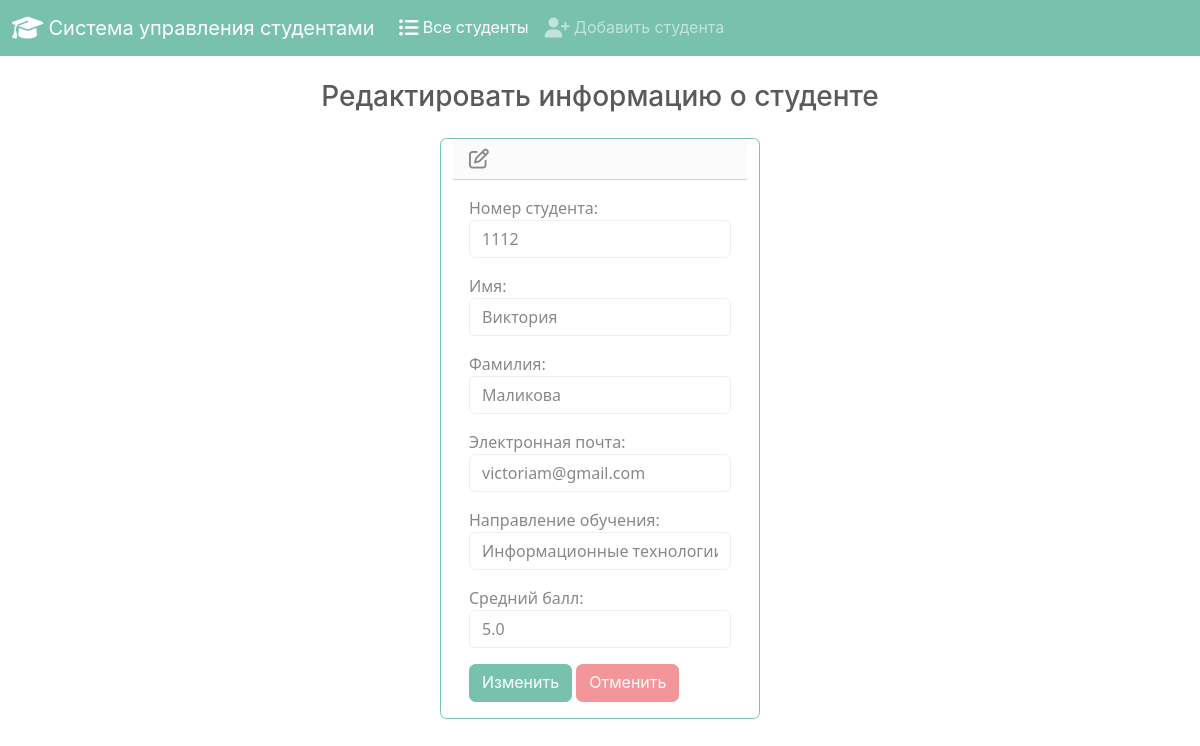
Page /edit/2/ on the committed database.
### students/models.py (models this page shows, shortened)
class Student(models.Model):
  student_number = models.PositiveIntegerField()
  first_name = models.CharField(max_length=50)
  last_name = models.CharField(max_length=50)
  email = models.EmailField(max_length=100)
  field_of_study = models.CharField(max_length=50)
  gpa = models.FloatField()

### students/views.py (the view)
# urls.py: path('edit/<int:id>/', views.edit, name='edit'),
def edit(request, id):
  if request.method == 'POST':
    student = Student.objects.get(pk=id)
    form = StudentForm(request.POST, instance=student)
    if form.is_valid():
      form.save()
      return render(request, 'students/edit.html', {
        'form': form,
        'success': True
      })
  else:
    student = Student.objects.get(pk=id)
    form = StudentForm(instance=student)
  return render(request, 'students/edit.html', {
    'form': form
  })

### students/forms.py
class StudentForm(forms.ModelForm):
  class Meta:
    model = Student
    fields = ['student_number', 'first_name', 'last_name', 'email', 'field_of_study', 'gpa']
    labels = {
      'student_number': 'Номер студента',
      'first_name': 'Имя',
      'last_name': 'Фамилия',
      'email': 'Электронная почта',
      'field_of_study': 'Направление обучения',
      'gpa': 'Средний балл'
    }
    widgets = {
      'student_number': forms.NumberInput(attrs={'class': 'form-control'}),
      'first_name': forms.TextInput(attrs={'class': 'form-control'}),
      'last_name': forms.TextInput(attrs={'class': 'form-control'}),
      'email': forms.EmailInput(attrs={'class': 'form-control'}),
      'field_of_study': forms.TextInput(attrs={'class': 'form-control'}),
      'gpa': forms.NumberInput(attrs={'class': 'form-control'}),
    }

### students/templates/students/edit.html (shortened to what this page needs)
{% extends "students/base.html" %}
{% block body %}
  <h3 class="text-center m-4">Редактировать информацию о студенте</h3>
  {% if success %}
    <div class="alert alert-light" role="alert">
      Информация успешно изменена.
      <a href="{% url 'index' %}" class="alert-link">Вернуться на главную страницу.</a>
    </div>
  {% else %}
    <div class="row justify-content-center">
        <div class="card border-primary mb-3" style="max-width: 20rem;">
            <div class="card-header">
                <i class="fa-regular fa-pen-to-square fa-lg"></i>
            </div>
            <div class="card-body">
                <form action="" method="POST">
                    {{ form.as_p }}
                    <button type="submit" class="btn btn-primary">Изменить</button>
                    <a href="{% url 'index' %}" class="btn btn-secondary">Отменить</a>
                </form>
            </div>
        </div>
    </div>
  {% endif %}
{% endblock %}

### rows in the picture
Student: student_number "1112", first_name "Виктория", last_name "Маликова", email "victoriam@gmail.com", field_of_study "Информационные технологии", gpa "5.0"
